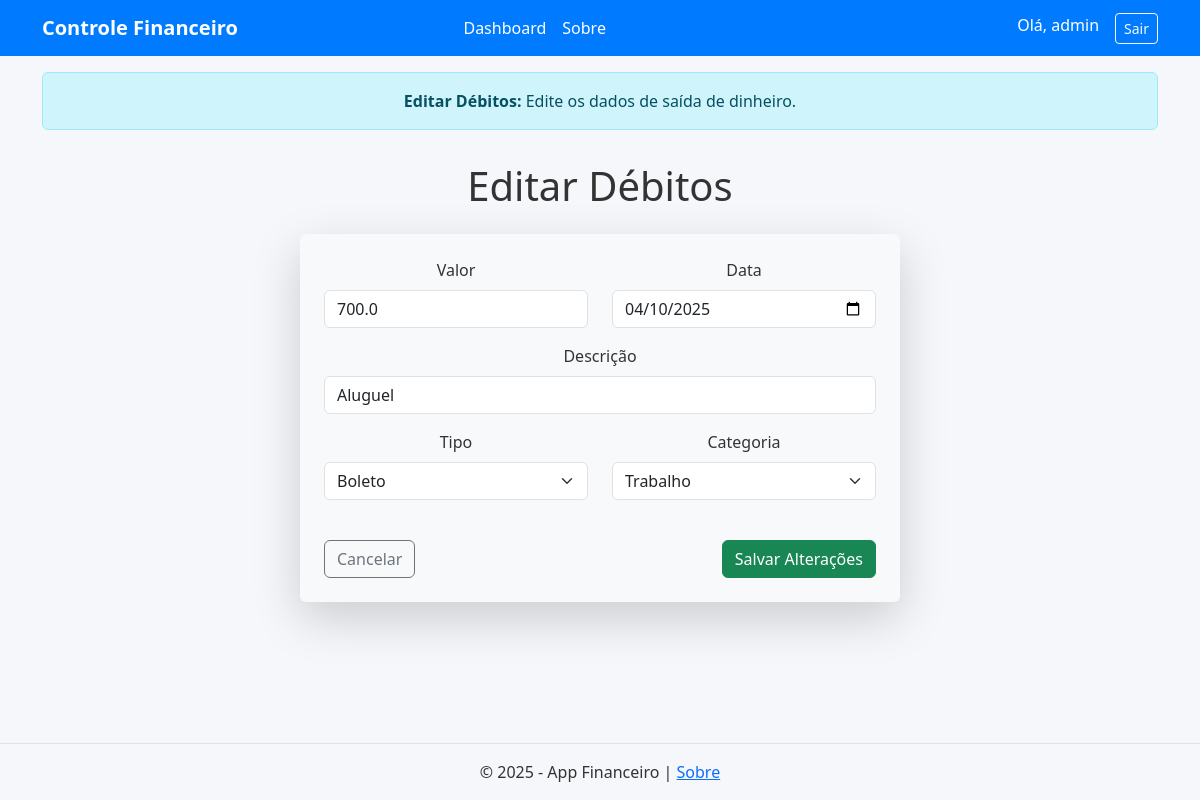
/editar_debito/5 (signed in), run on the app's committed database.
### tables this page shows
CREATE TABLE debitos (
            id INTEGER PRIMARY KEY AUTOINCREMENT,
            valor REAL NOT NULL,
            descricao TEXT NOT NULL,
            tipo TEXT NOT NULL,
            categoria TEXT NOT NULL,
            data TEXT NOT NULL,
            status TEXT NOT NULL DEFAULT 'pendente',
            data_agendada TEXT
        , usuario_id TEXT);

### app.py (the view, shortened to what this page needs)
@app.route("/editar_debito/<int:id>", methods=["GET", "POST"])
def editar_debito(id):
    query = "SELECT * FROM debitos WHERE id  = ?"
    debito = executar_consulta(query, (id,), fetchone=True)
    return render_template("editar_debito.html", debito=debito)

### utils.py (called while the page is built)
def executar_consulta(query, parametros=(), fetchone=False, fetchall=False, commit=False):
    conexao = sqlite3.connect('financeiro.db')
    cursor = conexao.cursor()
    cursor.execute(query, parametros)
    resultado = None
    if fetchone:
        resultado = cursor.fetchone()
    elif fetchall:
        resultado = cursor.fetchall()
    if commit:
        conexao.commit()
    conexao.close()
    return resultado

### templates/editar_debito.html (shortened to what this page needs)
{% extends "base.html" %}
{% block alert %}
    <div class="container mt-3">
        <div class="alert alert-info text-center" role="alert">
            <strong>Editar Débitos:</strong> Edite os dados de saída de dinheiro.
        </div>
    </div>
{% endblock %}
{% block content %}
<div class="container mt-3">
    <h1 class="mb-4 text-center">Editar Débitos</h1>
    <form method="POST" class="p-4 rounded shadow-lg bg-light mx-auto" id="editarDebitoForm">
        <div class="row">
            <div class="col-md-6 mb-3">
                <label for="valor" class="form-label">Valor</label>
                <input type="number" step="0.01" class="form-control" id="valor" name="valor" value="{{ debito[1] }}" required>
            </div>
            <div class="col-md-6 mb-3">
                <label for="data" class="form-label">Data</label>
                <input type="date" class="form-control" id="data" name="data" value="{{ debito[5] }}" required>
            </div>
        </div>
        <div class="mb-3">
            <label for="descricao" class="form-label">Descrição</label>
            <input type="text" class="form-control" id="descricao" name="descricao" value="{{ debito[2] }}" required>
        </div>
        <div class="row">
            <div class="col-md-6 mb-3">
                <label for="tipo" class="form-label">Tipo</label>
                <select class="form-select" id="tipo" name="tipo" required>
                   <option value="boleto" {% if debito[3] == 'boleto' %}selected{% endif %}>Boleto</option>
                </select>
            </div>
            <div class="col-md-6 mb-3">
                <label for="categoria" class="form-label">Categoria</label>
                <select class="form-select" id="categoria" name="categoria" required>
                    <option value="trabalho" {% if debito[4] == 'trabalho' %}selected{% endif %}>Trabalho</option>
                </select>
            </div>
        </div>
        <div class="d-flex justify-content-between mt-4">
            <a href="{{ url_for('debito') }}" class="btn btn-outline-secondary">Cancelar</a>
            <button type="submit" class="btn btn-success">Salvar Alterações</button>
        </div>
    </form>
</div>
{% endblock %}

### static/css/style.css (style rules this page uses)
:root { --fundo-principal: #F5F7FA; --fundo-card: #FFFFFF; --primaria: #4F9DDE; --secundaria: #6FCF97; --texto-principal: #333333; --texto-secundario: #666666; --borda: #E0E0E0; --erro: #EB5757; --sucesso: #27AE60; }
body { background-color: var(--fundo-principal); color: var(--texto-principal); font-family: 'Segoe UI', Tahoma, Geneva, Verdana, sans-serif; min-height: 100vh; }
#creditoForm, #debitoForm, #editarCreditoForm, #editarDebitoForm { max-width: 600px; width: 100%; }

### data on the page
debitos: valor "700.0", data "04/10/2025", descricao "Aluguel"

### other printed values
{{ session['usuario']['username'] }} "admin"
